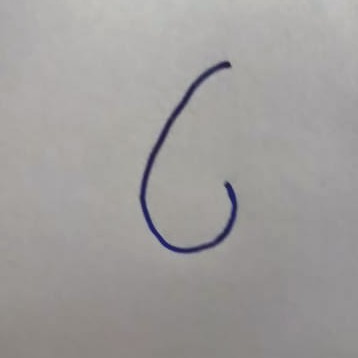
#> input picture 6.jpeg, 358 x 358 px
$ jupyter execute --allow-errors TestingCNN.ipynb
#> lines starting #> are read from the running program, lines starting #| are printed output that depends on the picture; after the words box and inside, x2 and y2 are one past the last pixel; in counts of white or black regions, pixels touching at a corner belong together
[cell 1]
import matplotlib.pyplot as plt
import cv2
import numpy as np
from tensorflow.keras.models import load_model

[cell 2]
img = cv2.imread('6.jpeg')
#> img is the input picture: shape (358, 358, 3); mean B, G, R 155.8, 157, 159.4

[cell 3]
cv2.imshow('img',img)
cv2.waitKey(0)
cv2.destroyAllWindows()

[cell 4]
plt.imshow(img)

[cell 5]
img2 = cv2.resize(img,(28,28),interpolation=cv2.INTER_AREA)
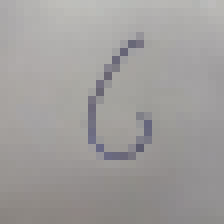
#> img2: shape (28, 28, 3) (shown 8 times larger); mean B, G, R 155.8, 157, 159.4

[cell 6]
gray = cv2.cvtColor(img2, cv2.COLOR_BGR2GRAY)

[cell 7]
ret,thresh1 = cv2.threshold(gray,132,255,cv2.THRESH_BINARY_INV)
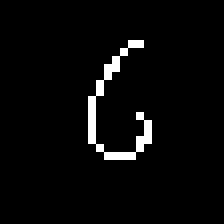
#> thresh1: shape (28, 28) (shown 8 times larger); 3.3% white in thin lines or dots, all inside (x1, y1, x2, y2) = (11, 5, 19, 20)

[cell 8]
plt.imshow(thresh1,cmap='Greys')

[cell 9]
bl = cv2.GaussianBlur(thresh1,(3,3),0)
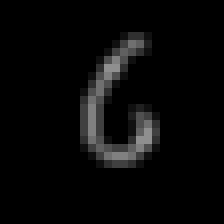
#> bl: shape (28, 28) (shown 8 times larger); min 0, max 143, mean 8.5

[cell 10]
plt.imshow(bl,cmap='Greys')

[cell 11]
dil2 = cv2.erode(bl,(3,3))
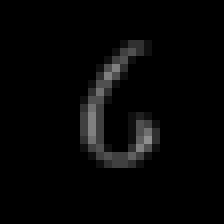
#> dil2: shape (28, 28) (shown 8 times larger); min 0, max 143, mean 6.2

[cell 12]
plt.imshow(dil2,cmap='Greys')

[cell 13]
dil3 = cv2.dilate(dil2,(3,3))
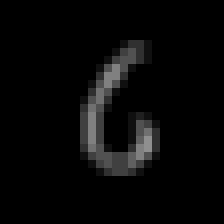
#> dil3: shape (28, 28) (shown 8 times larger); min 0, max 143, mean 8

[cell 14]
plt.imshow(dil3,cmap='Greys')

[cell 15]
test_img = bl.reshape(1,28,28,1)

[cell 16]
test_img.shape
#> Out = (1, 28, 28, 1)

$ run again, with 1.jpeg copied over 6.jpeg
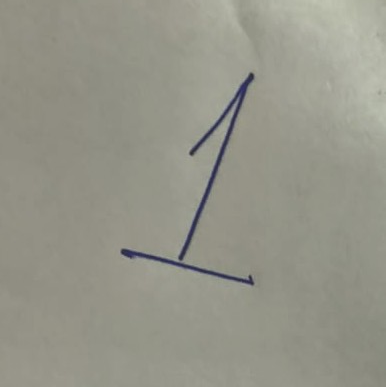
#> input picture 1.jpeg, 386 x 387 px
#> img is the input picture: shape (387, 386, 3); mean B, G, R 137.4, 149.3, 149.7
#> `ret,thresh1 = cv2.threshold(gray,132,255,cv2.THRESH_BINARY_INV)`:
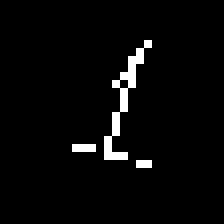
#> thresh1: shape (28, 28) (shown 8 times larger); 3.2% white in thin lines or dots, all inside (x1, y1, x2, y2) = (9, 5, 19, 21)
#> `dil3 = cv2.dilate(dil2,(3,3))`:
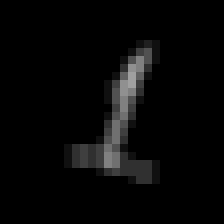
#> dil3: shape (28, 28) (shown 8 times larger); min 0, max 159, mean 7.5
